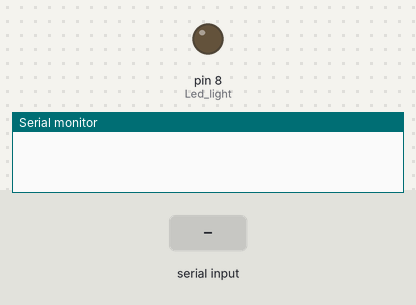
This sketch was run on a simulated Arduino Uno, built with avr-gcc and run on an emulated ATmega328P. Shown: output pins drawn as LEDs (lit = HIGH), the last lines printed to the serial monitor. The inputs (shaded band) are chosen by the test bench.

Above: at 1.2 s.
1.3 s: "a" received over Serial
At 2.1 s:
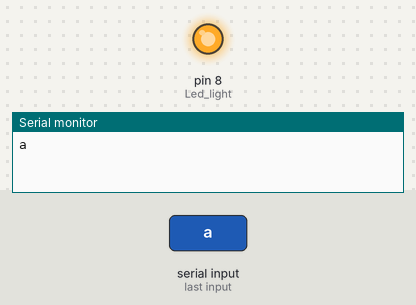
2.8 s: "c" received over Serial
At 3.8 s:
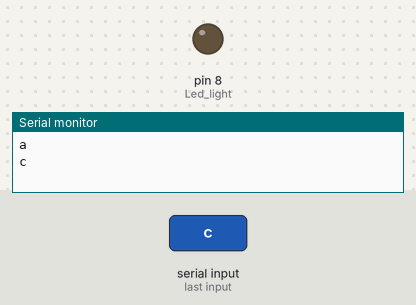
Timing chart, 0 to 5.8 s (numbered marks = the images above; inputs shaded):
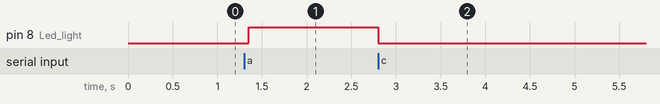

Measured:
- after the input at 1.3 s, pin 8 (Led_light): LOW → HIGH after 0.05 s
- after the input at 2.8 s, pin 8 (Led_light): HIGH → LOW at once

The sketch:

challenge12.ino
```cpp
void setup() {
 Serial.begin(9600);
 pinMode(8, OUTPUT); // Led light
}

void loop() {
 if(Serial.available()>0)
   {
      char data = Serial.read(); // reading the data received from the bluetooth module
      switch(data)
      {
        case 'a': digitalWrite(8, HIGH);break; // when a is pressed on the app on your smart phone
        case 'c': digitalWrite(8, LOW);break; // when d is pressed on the app on your smart phone
        default : break;
      }
      Serial.println(data);
   }
   delay(50);
}
```
